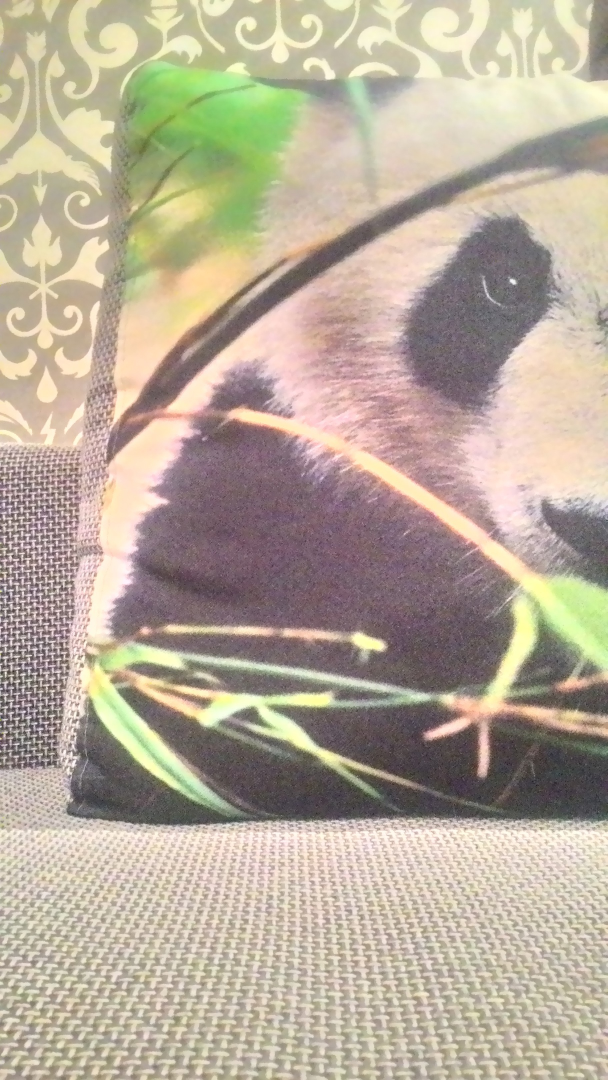
//> input picture Laba4/panda1.jpg, 1215 x 2160 px (shown at 1/2 size)
$ ./Laba4   (built with g++ and OpenCV 4)
//> lines starting //> are read from the running program, lines starting //| are printed output that depends on the picture
#include <iostream>
#include <fstream>

#include <opencv2/core/core.hpp>
#include <opencv2/highgui/highgui.hpp>
#include "opencv2/stitching.hpp"
#include <opencv2/imgproc.hpp>

using namespace std;
using namespace cv;
int main()
{
	vector<Mat> pictures;
	Stitcher::Mode mode = Stitcher::PANORAMA;
	Mat picture1 = imread("panda1.jpg");
//> picture1 is the input picture: 2160 rows x 1215 cols, CV_8UC3; mean B, G, R 153.7, 170.9, 182.8
	Mat picture2 = imread("panda2.jpg");
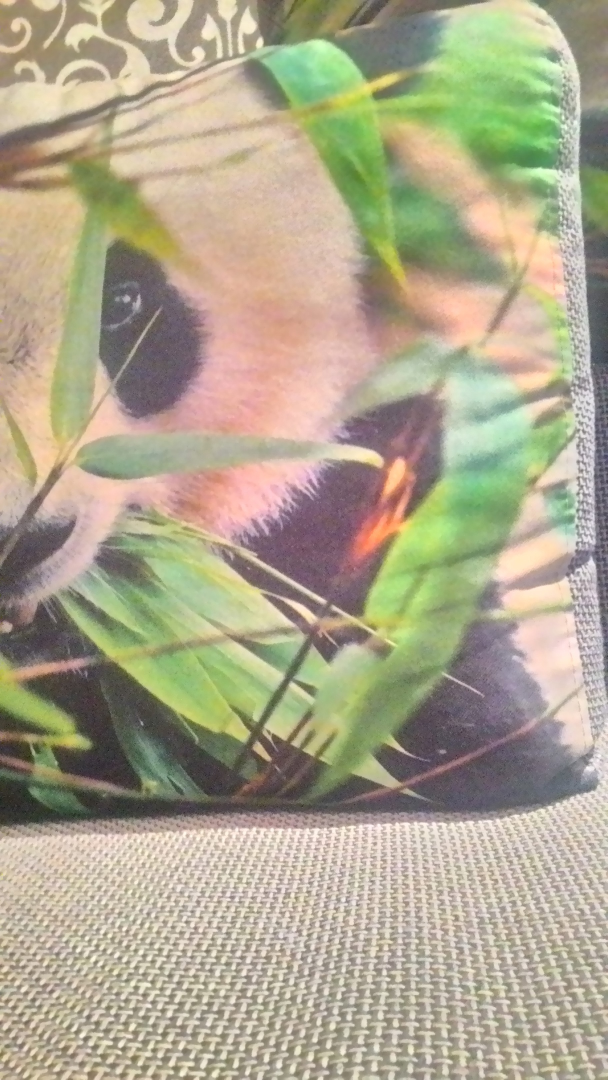
//> input picture Laba4/panda2.jpg, 1215 x 2160 px (shown at 1/2 size)
//> picture2 is the input picture: 2160 rows x 1215 cols, CV_8UC3; mean B, G, R 141.8, 166.2, 173.2
	Mat picture3 = imread("panda3.jpg");
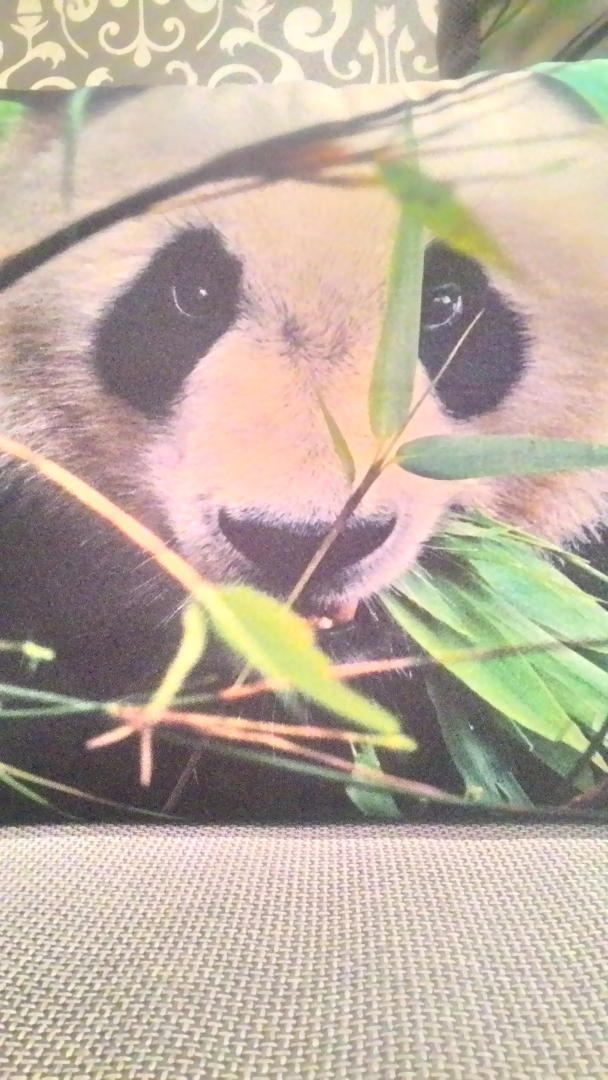
//> input picture Laba4/panda3.jpg, 1215 x 2160 px (shown at 1/2 size)
//> picture3 is the input picture: 2160 rows x 1215 cols, CV_8UC3; mean B, G, R 161.3, 175.4, 188.9
	if (picture1.empty() || picture2.empty() || picture3.empty())
	{
		cout << "No picture!"<< endl;
		return -1;
	}
	pictures.push_back(picture1);
	pictures.push_back(picture2);
	pictures.push_back(picture3);
	Mat panorama;
	Ptr<Stitcher> stit = Stitcher::create(mode);

	Stitcher::Status stat = stit->stitch(pictures, panorama);
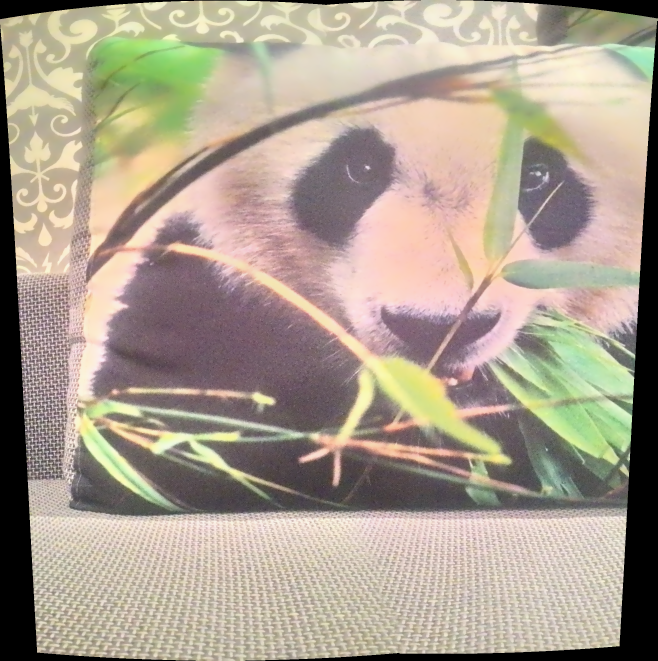
//> panorama: 1982 rows x 1972 cols, CV_8UC3 (shown at 1/3 size); mean B, G, R 144.1, 159.5, 171.6

	if (stat != Stitcher::OK)
	{
		cout << "Error!" << endl;
		return -1;
	}
	resize(panorama, panorama, Size(), 0.5, 0.5);
//> panorama: 991 rows x 986 cols, CV_8UC3
	imwrite("panorama.jpg", panorama);
	imshow("Result", panorama);
	waitKey(0);
	return 0;
}
